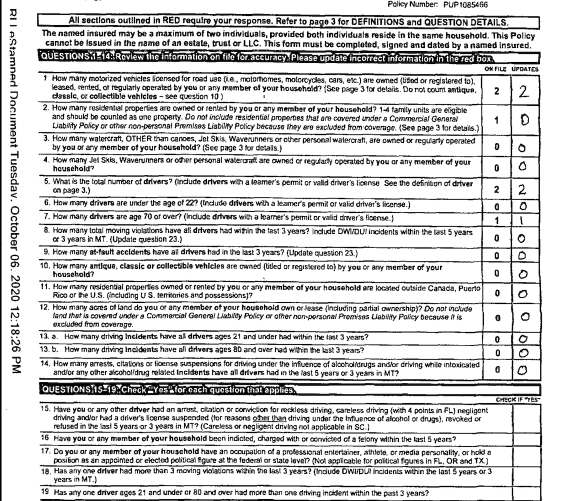
#> input picture Extraction_assignment.png, 1156 x 1002 px (shown at 1/2 size); its folder holds only this picture in this run
$ jupyter execute --allow-errors Number_Extraction.ipynb   (shell and % lines are left out)
#> lines starting #> are read from the running program, lines starting #| are printed output that depends on the picture; after the words box and inside, x2 and y2 are one past the last pixel; in counts of white or black regions, pixels touching at a corner belong together
[cell 1]
# Imports
import cv2
import numpy as np
import os

import sys
assert sys.version_info >= (3, 5)
import sklearn
assert sklearn.__version__ >= "0.20"

np.random.seed(42)

# To plot pretty figures
import matplotlib as mpl
import matplotlib.pyplot as plt
mpl.rc('axes', labelsize=14)
mpl.rc('xtick', labelsize=12)
mpl.rc('ytick', labelsize=12)

# OPTIONS:
save_debug_images=0
view_debug_images=0

# Part 1: Cropping out the handwritten numbers:

[cell 2]
#Setup Directories:
cropped_dir = os.path.join(os.getcwd(),"cropped/")
mnist_dir = os.path.join(os.getcwd(),"mnist/")
debug_dir = os.path.join(os.getcwd(),"debug/")

# Find image file:
name_of_image=[]
directory = os.listdir()

for file in directory:
    if file.endswith((".png","jpg")):
        name_of_image.append(file)

if len(name_of_image)>1:
    print("Please keep only one image file in current directory.")
elif len(name_of_image)==0:
    print("No image files found in current directory.")
else:
    print("'{}' is ready to be processed.".format(name_of_image[0]))

[cell 3]
# Specify image location:
img_loc = os.path.join(os.getcwd(), name_of_image[0])
img_loc

[cell 4]
# Read the original image:
img = cv2.imread(img_loc,0)
#> img: shape (1002, 1156); min 0, max 255, mean 205.8

# View the original image:
if view_debug_images==1:
    cv2.imshow("Original Image",img)
    cv2.waitKey(0)
    cv2.destroyAllWindows()

# Save the original image:
if save_debug_images==1:
    cv2.imwrite(debug_dir+'Original_Image.png', img)

[cell 5]
# Threshold and invert the image:
thresh, img_inv = cv2.threshold(img,127,255,cv2.THRESH_BINARY_INV)
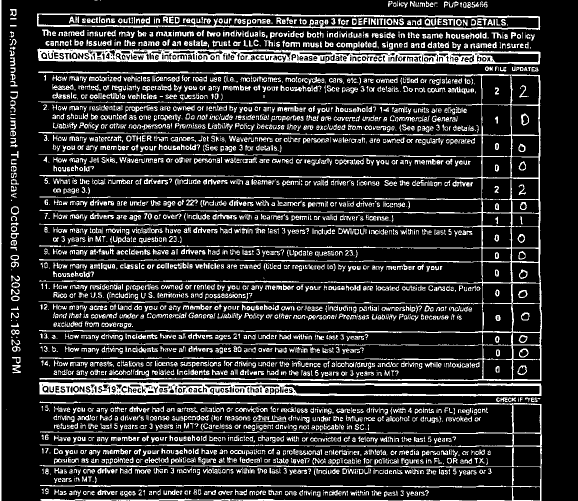
#> img_inv: shape (1002, 1156) (shown at 1/2 size); 18.5% white in thin lines or dots

# View the inverted image:
if view_debug_images==1:
    cv2.imshow("Inverted Image",img_inv)
    cv2.waitKey(0)
    cv2.destroyAllWindows()

# Save the inverted image:
if save_debug_images==1:
    cv2.imwrite(debug_dir+'Inverted_Image.png', img_inv)

[cell 6]
# Defining kernel lengths:
vkernel_length = np.array(img).shape[1]//75
#> vkernel_length = 15
hkernel_length = np.array(img).shape[0]//75
#> hkernel_length = 13

# Defining kernels:
vertical_kernel = cv2.getStructuringElement(cv2.MORPH_RECT, (1,vkernel_length))
horizontal_kernel = cv2.getStructuringElement(cv2.MORPH_RECT, (hkernel_length,1))
square_kernel = cv2.getStructuringElement(cv2.MORPH_RECT, (3,3))

[cell 7]
# Detect vertical lines:
img_verode = cv2.erode(img_inv, vertical_kernel, iterations=2)
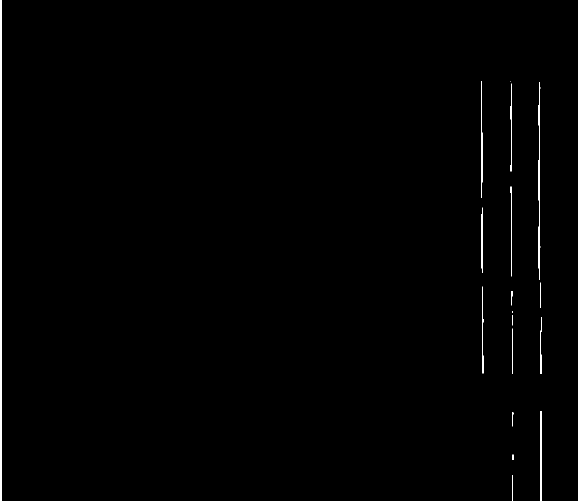
#> img_verode: shape (1002, 1156) (shown at 1/2 size); 0.54% white; 18 white regions (2 under 20 px), largest, box (x1, y1, x2, y2) and area: (0, 0, 3, 1002) 3006, (1077, 164, 1081, 560) 916, (1080, 822, 1083, 1002) 405
temp = cv2.dilate(img_verode, vertical_kernel, iterations=4)
#> temp: shape (1002, 1156); 0.76% white; 6 white regions, box (x1, y1, x2, y2) and area: (0, 0, 3, 1002) 3006, (1077, 136, 1084, 776) 2063, (1021, 135, 1026, 776) 1456, (963, 134, 967, 775) 1219, (1080, 794, 1083, 1002) 545, (1024, 796, 1027, 1002) 514
vertical_img = cv2.dilate(temp, square_kernel, iterations=1)
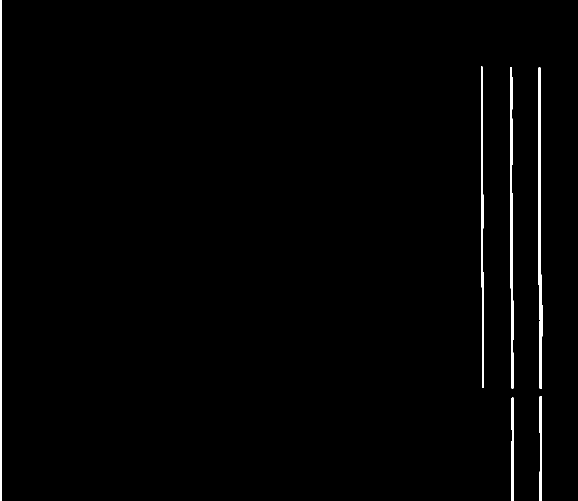
#> vertical_img: shape (1002, 1156) (shown at 1/2 size); 1.3% white; 6 white regions, box (x1, y1, x2, y2) and area: (0, 0, 4, 1002) 4008, (1076, 135, 1085, 777) 3369, (1020, 134, 1027, 777) 2760, (962, 133, 968, 776) 2517, (1079, 793, 1084, 1002) 968, (1023, 795, 1028, 1002) 936

# View the vertical lines only:
if view_debug_images==1:
    cv2.imshow("Vertical Lines Only", vertical_img)
    cv2.waitKey(0)
    cv2.destroyAllWindows()

# Save the vertical lines only:
if save_debug_images==1:
    cv2.imwrite(debug_dir+'Vertical_Lines_Only.png', vertical_img)

[cell 8]
# Detect horizontal lines:
img_herode = cv2.erode(img_inv, horizontal_kernel, iterations=2)
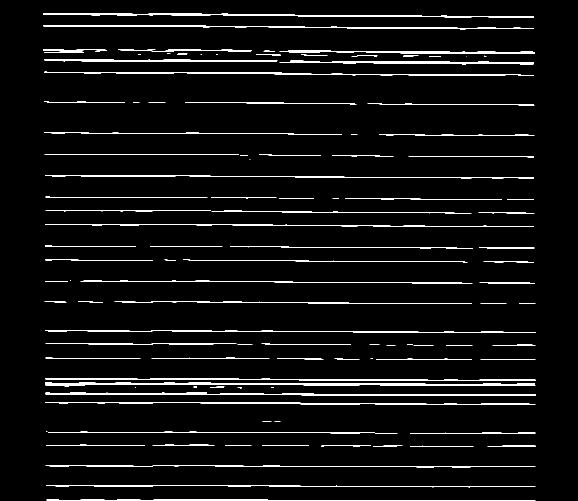
#> img_herode: shape (1002, 1156) (shown at 1/2 size); 4.4% white; 107 white regions (23 under 20 px), largest, box (x1, y1, x2, y2) and area: (90, 765, 1071, 773) 3890, (91, 785, 1071, 792) 3250, (86, 27, 1068, 35) 2829
temp = cv2.dilate(img_herode, horizontal_kernel, iterations=4)
#> temp: shape (1002, 1156); 6.6% white; 39 white regions, largest, box (x1, y1, x2, y2) and area: (66, 765, 1095, 773) 4924, (65, 118, 1092, 129) 4664, (63, 98, 1093, 108) 4483
temp = cv2.dilate(temp, square_kernel, iterations=1)
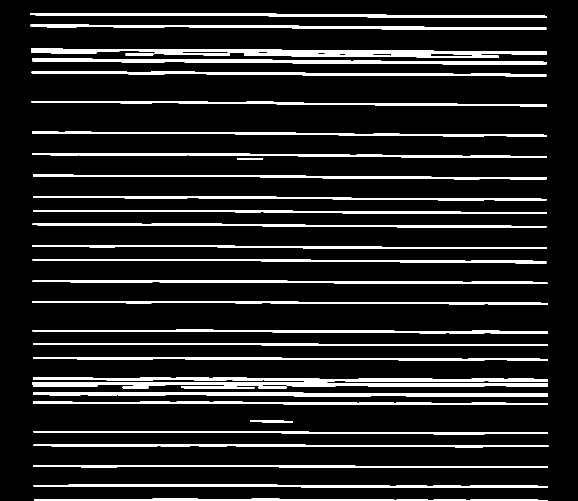
#> temp: shape (1002, 1156) (shown at 1/2 size); 11.8% white; 37 white regions, largest, box (x1, y1, x2, y2) and area: (65, 764, 1096, 774) 7037, (64, 117, 1093, 130) 6755, (62, 97, 1094, 109) 6740

# Delete smaller horizontal lines:
temp = cv2.erode(temp, horizontal_kernel, iterations=30)
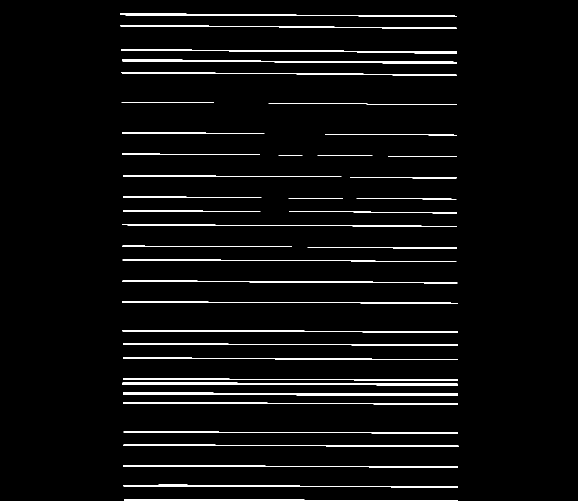
#> temp: shape (1002, 1156) (shown at 1/2 size); 4% white; 38 white regions, largest, box (x1, y1, x2, y2) and area: (245, 765, 916, 772) 3008, (246, 785, 916, 792) 2899, (244, 119, 913, 128) 2515
horizontal_img = cv2.dilate(temp, horizontal_kernel, iterations=30)
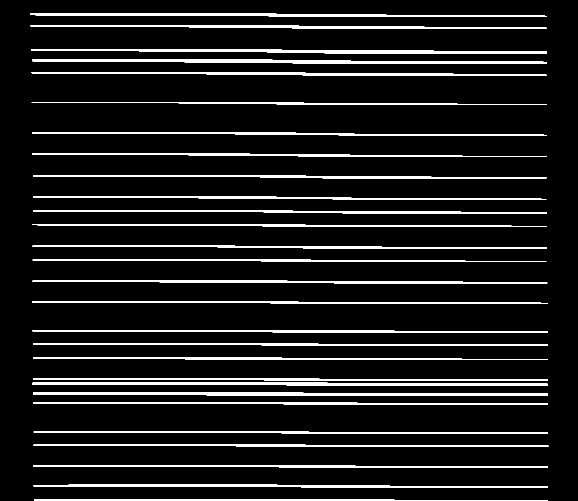
#> horizontal_img: shape (1002, 1156) (shown at 1/2 size); 9.5% white; 28 white regions, largest, box (x1, y1, x2, y2) and area: (64, 119, 1093, 128) 5755, (65, 765, 1096, 772) 5528, (66, 785, 1096, 792) 5419

# View the horizontal lines only:
if view_debug_images==1:
    cv2.imshow("Horizontal Lines Only", horizontal_img)
    cv2.waitKey(0)
    cv2.destroyAllWindows()

# Save the horizontal lines only:
if save_debug_images==1:
    cv2.imwrite(debug_dir+'Horizontal_Lines_Only.png', horizontal_img)

[cell 9]
# Add vertical_img and horizontal_img:
img_final = cv2.addWeighted(vertical_img, 0.5, horizontal_img, 0.5, 0)
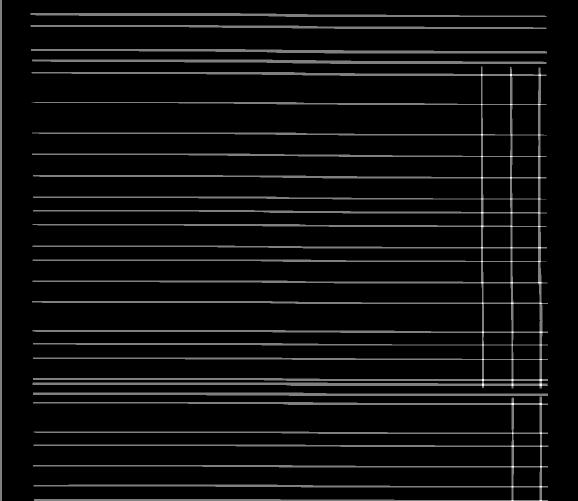
#> img_final: shape (1002, 1156) (shown at 1/2 size); min 0, max 255, mean 13.8
thresh, img_final = cv2.threshold(img_final,127,255, cv2.THRESH_BINARY)
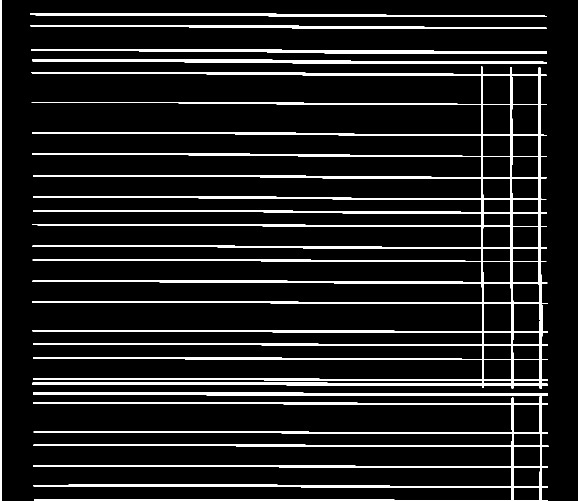
#> img_final: shape (1002, 1156) (shown at 1/2 size); 10.7% white; 8 white regions

# View all lines in image:
if view_debug_images==1:
    cv2.imshow("Final Image", img_final)
    cv2.waitKey(0)
    cv2.destroyAllWindows()

# Save all lines in image:
if save_debug_images==1:
    cv2.imwrite(debug_dir+'Only_Lines.png', img_final)

[cell 10]
def sort_contours(contours):
    # Initialize the reverse flag and sort index
    reverse = False
    i = 1
    # Construct the list of bounding boxes and sort them from top to bottom
    boundingBoxes = [cv2.boundingRect(c) for c in contours]
    (contours, boundingBoxes) = zip(*sorted(zip(contours, boundingBoxes),
        key=lambda b:b[1][i], reverse=reverse))
    # Return the list of sorted contours and bounding boxes
    return (contours, boundingBoxes)

[cell 11]
# Box detection:
contours, hierarchy = cv2.findContours(img_final, cv2.RETR_TREE, cv2.CHAIN_APPROX_SIMPLE)
#> contours = 45 contours; largest, box (x1, y1, x2, y2) and area: (63, 133, 1096, 777) 115435, (66, 793, 1097, 1002) 26141, (64, 119, 1093, 128) 4724, (66, 785, 1096, 792) 4385, (62, 98, 1094, 107) 4348

# Sort all the boxes:
(contours, boundingBoxes) = sort_contours(contours)
#> in sort_contours, `boundingBoxes = [cv2.boundingRect(c) for c in contours]`: boundingBoxes = 45 items, first 6: (66, 793, 1031, 209), (1026, 974, 54, 27), (1026, 934, 55, 39), (1027, 893, 54, 40), (1026, 867, 55, 25), (1026, 809, 54, 57)
#> in sort_contours, `(contours, boundingBoxes) = zip(*sorted(zip(contours, boundingBoxes), ..`: boundingBoxes = 45 items, first 6: (0, 0, 4, 1002), (61, 26, 1032, 8), (61, 50, 1032, 8), (62, 98, 1032, 9), (64, 119, 1029, 9), (63, 133, 1033, 644)

[cell 12]
def label_contour(image, c, i):
    # Compute the center of the contour area and draw a circle representing the center
    M = cv2.moments(c)
    cX = int(M["m10"] / M["m00"])
    cY = int(M["m01"] / M["m00"])
    # Draw the countour number on the image
    cv2.putText(image, "#{}".format(i + 1), (cX - 20, cY), cv2.FONT_HERSHEY_SIMPLEX, 0.5, (255, 255, 255), 1)
    return image

img_copy=img_final.copy()
for (i,c) in enumerate (contours):
    img_labelled = label_contour(img_copy, c, i)
#> this loop made 45 passes
#> (cX in label_contour, cY in label_contour) on passes 2 to 13: (509, 29), (577, 53), (606, 102), (590, 122), (844, 475), (1050, 179), (992, 179), (1049, 238), (992, 238), (1050, 290), (992, 290), (1049, 333)
#> (c, cX in label_contour, cY in label_contour) on pass 1: ([[0, 0], [0, 1001], [3, 1001], [3, 0]], 1, 500)
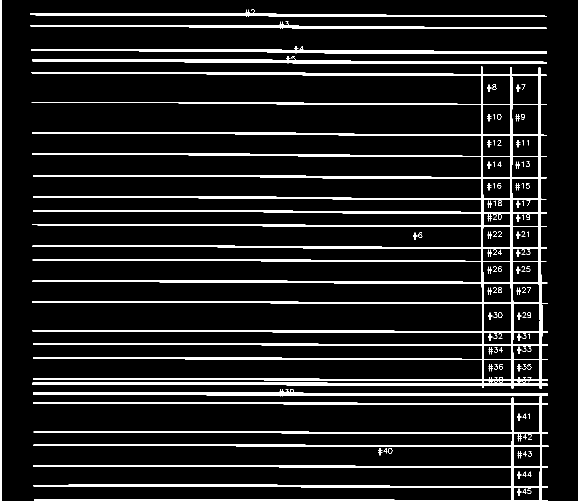
#> img_copy: shape (1002, 1156) (shown at 1/2 size); 11% white; 112 white regions (17 under 20 px), largest, box (x1, y1, x2, y2) and area: (63, 133, 1096, 777) 70628, (66, 793, 1097, 1002) 23097, (64, 112, 1093, 128) 5798

# View labelled contours:
if view_debug_images==1:
    cv2.imshow("Labelled Contours", img_labelled)
    cv2.waitKey(0)
    cv2.destroyAllWindows()

# Save labelled contours:
if save_debug_images==1:
    cv2.imwrite(debug_dir+'Labelled_Contours.png', img_labelled)

[cell 13]
# Iniialize params for cropping boxes:
index = 0
boxsize = np.array(img).shape[1]//10
#> boxsize = 115

# Crop & save bounding boxes:
for c in contours:
    x, y, w, h = cv2.boundingRect(c)
    if (20<w<boxsize and 20<h<boxsize):
        index += 1
        new_img = img[y:y+h, x:x+w]
        cv2.imwrite(cropped_dir+str(index) + '.png', new_img)
#> this loop made 45 passes
#> (x, y, w, h) on passes 2 to 13: (61, 26, 1032, 8), (61, 50, 1032, 8), (62, 98, 1032, 9), (64, 119, 1029, 9), (63, 133, 1033, 644), (1023, 151, 55, 58), (964, 151, 57, 58), (1023, 209, 54, 61), (964, 209, 58, 61), (1024, 270, 54, 43), (965, 270, 57, 43), (1023, 313, 54, 42)
#> (c, x, y, w, h) on pass 1: ([[0, 0], [0, 1001], [3, 1001], [3, 0]], 0, 0, 4, 1002)
#> after the loop, index = 35

# Part 2: Preparing the handwritten digits into MNIST format:

[cell 14]
mnist_size = 28
square_kernel = cv2.getStructuringElement(cv2.MORPH_RECT, (2,2))
#> square_kernel = [[1, 1], [1, 1]]

# [35 lines left out: function mnist_ready, not called in this run]

#> (a cell that did not finish here is left out)

[cell 16]
from scipy import ndimage
# [25 lines left out: function centering, not called in this run]

#> (a cell that did not finish here is left out)

# Part 3: Training a subset of the MNIST Dataset:

[cell 18]
#Fetching the dataset
from sklearn.datasets import fetch_openml
#> (the rest of this cell did not finish here and is left out)

#> (a cell that did not finish here is left out)

[cell 20]
# Setting up an SGD Classifier:
from sklearn.linear_model import SGDClassifier
sgd_clf = SGDClassifier(max_iter=1000, tol=1e-3, random_state=42)

[cell 21]
# Validation Score:
from sklearn.model_selection import cross_val_score
#> (the rest of this cell did not finish here and is left out)

#> (a cell that did not finish here is left out)

[cell 23]
# Creating confusion matrix for evaluating test data:
from sklearn.metrics import confusion_matrix
#> (the rest of this cell did not finish here and is left out)

#> (a cell that did not finish here is left out)

# Part 4: Inputting Handwritten Data into model

[cell 25]
# List of images:
mnist_folder = os.path.join(os.getcwd(),"mnist/")
form_numbers=[]
#> (the rest of this cell did not finish here and is left out)

[cell 26]
def plot_digits(instances, images_per_row=10, **options):
    size = 28
    images_per_row = min(len(instances), images_per_row)
    images = [instance.reshape(size,size) for instance in instances]
    n_rows = (len(instances) - 1) // images_per_row + 1
    row_images = []
    n_empty = n_rows * images_per_row - len(instances)
    images.append(np.zeros((size, size * n_empty)))
    for row in range(n_rows):
        rimages = images[row * images_per_row : (row + 1) * images_per_row]
        row_images.append(np.concatenate(rimages, axis=1))
    image = np.concatenate(row_images, axis=0)
    plt.imshow(image, cmap = mpl.cm.binary, **options)
    plt.axis("off")

[cell 27]
plt.figure(figsize=(5,3))
example_images = form_numbers
#> (the rest of this cell did not finish here and is left out)
